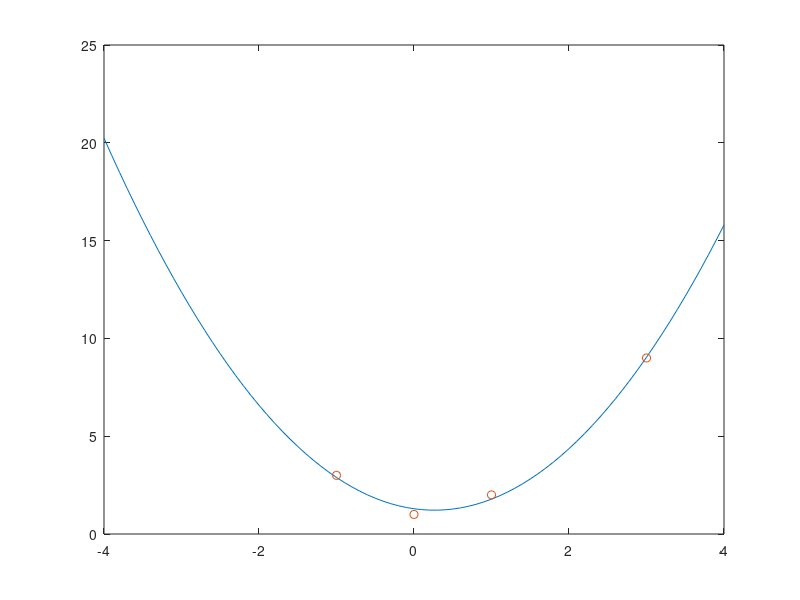

This figure's MATLAB source: (Note: this script raises an error after producing the figure.)
%% Section 5.2 Example
A = [1 -1 1; 0 0 1; 1 1 1; 4 2 1];
At = A.';
A2 = At*A;
A2I = inv(A2);
Y = [2 0 2 3].';
AtY = At*Y;
res = A2I*AtY;
%% Problem 5.3
% part a
A = [1 -1 1; 0 0 1; 1 1 1; 9 3 1];
At = A.';
A2 = At*A;
A2I = inv(A2);
Y = [3 1 2 9].';
AtY = At*Y;
res = A2I*AtY
% part b
figure(1)
x=-4:0.1:4;
y=res(1)*x.^2+res(2)*x+res(3);
plot(x,y)
hold on
x1 =[-1 0 1 3];
plot(x1, Y, 'o')
% part c
syms s
eqn = 1.0455*s^2 -0.5545*s + 1.2909 == 10.0;
vpasolve(eqn)
%% Problem 5.4
% part a
A = [exp(-2) 1; 1 1; exp(4) 1];
At = A.';
A2 = At*A;
A2I = inv(A2);
Y = [0 3 4].';
AtY = At*Y;
res = A2I*AtY
% part b
figure(2)
x=-4:0.1:4;
y=res(1)*exp(x)+res(2);
plot(x,y)
hold on
x1 =[-2 0 4];
plot(x1, Y, 'o')
% part c
syms s
eqn = res(1)*exp(s) + res(2);
diff_eq = diff(eqn);
vpa(subs(diff_eq, s, 1))